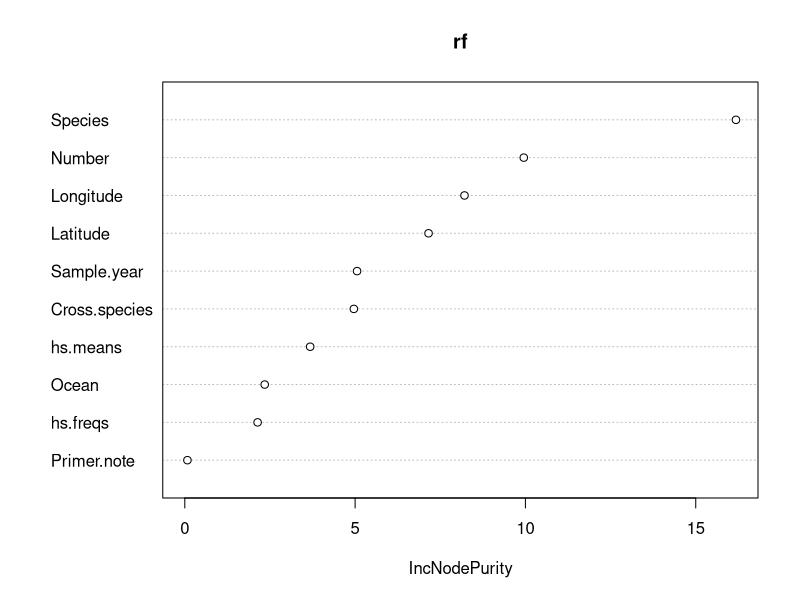
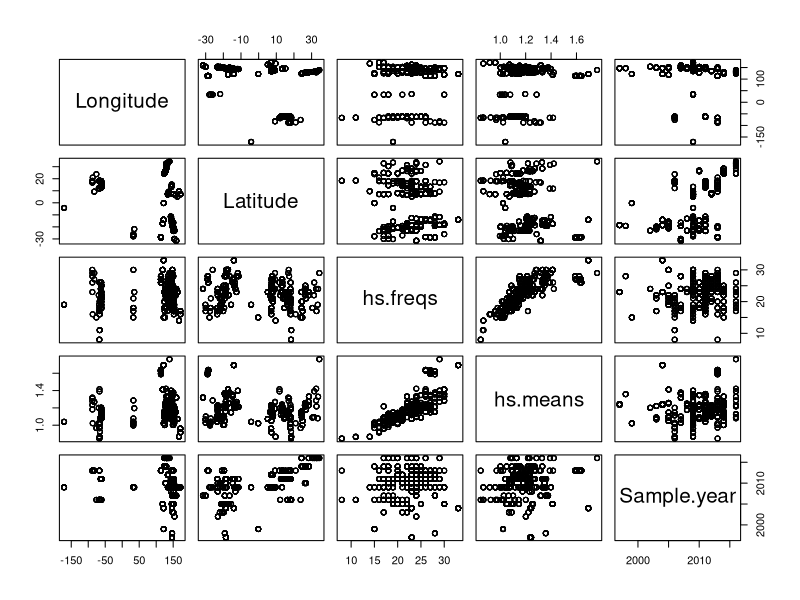
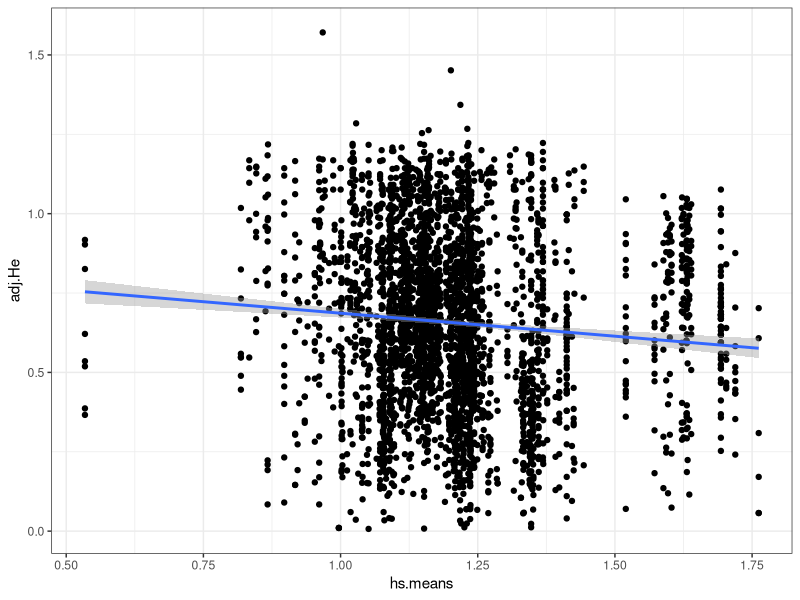
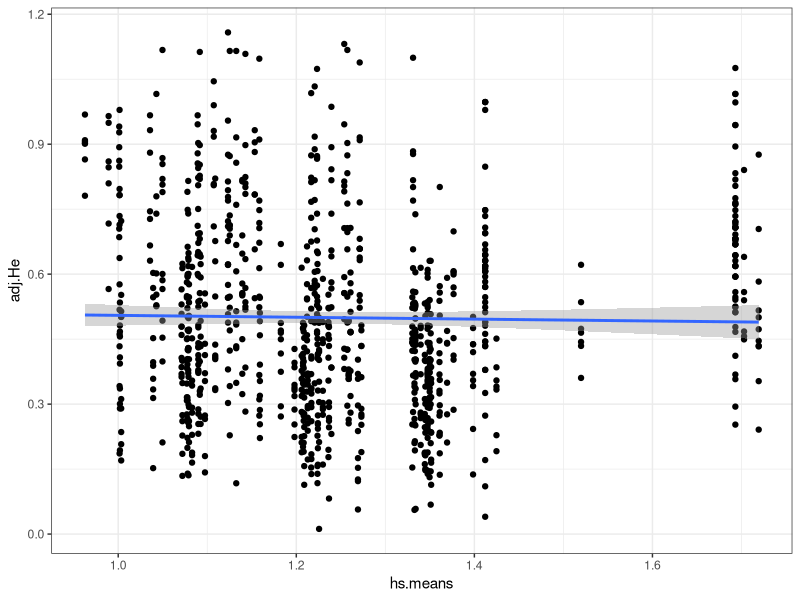

These charts were generated, in order, by the following R code:
library(dplyr)
library(ggplot2)
library(randomForest)

##This script is means to help you combine the genetic data with your seascape/trait data

#First, read in the genetic data
gen <- read.csv("data/Heterozygosity_fixed_07.28.20.csv")

#Now read in your data - here I'm using data I summarized from NOAA hotspots
hotspots <- read.csv("data/NOAA_bleaching_hotspots.csv")

##the 'loc' column can be used to merge these two dataframes
##If you are using species traits you may need to merge by the 'species' column
merge <- merge(gen,hotspots,by.x=c("loc","Latitude","Longitude","Number"),by.y=c("loc","Latitude","Longitude","Number"))



##Try random forest - this is an exploratory way to see which variables might be important
imp.vars <- c("He.all","Species","Ocean",
              "Latitude","Longitude","Sample.year",
              "Number","Cross.species","Primer.note","hs.freqs","hs.means") # You shouldn't have to use adjust He here
sub <- merge[,imp.vars]
nona <- na.omit(sub) # This framework doesn't handle missing data so the the more variables you include the more data you lose
dim(nona)
rf <- randomForest(He.all~.,data=nona)
rf # We can see % Variance explained here
varImpPlot(rf)


##Some variable are going to be colinear. You can look at this here:
#Make sure to only include numeric factors
pairs(nona[,c("Longitude","Latitude","hs.freqs","hs.means","Sample.year")]) #hs.freqs and hs.means are pretty correlated - probably don't need them both


##If you want to look at just one variable
p <- ggplot(merge,aes(x=hs.means)) +
  geom_point(aes(y=adj.He)) + 
  stat_smooth(aes(y=adj.He),method="lm") +
  theme_bw()
p

##If you want to look in just one species
single <- filter(merge,Species=="Acropora tenuis")
p <- ggplot(single,aes(x=hs.means)) +
  geom_point(aes(y=adj.He)) + 
  stat_smooth(aes(y=adj.He),method="lm") +
  theme_bw()
p
